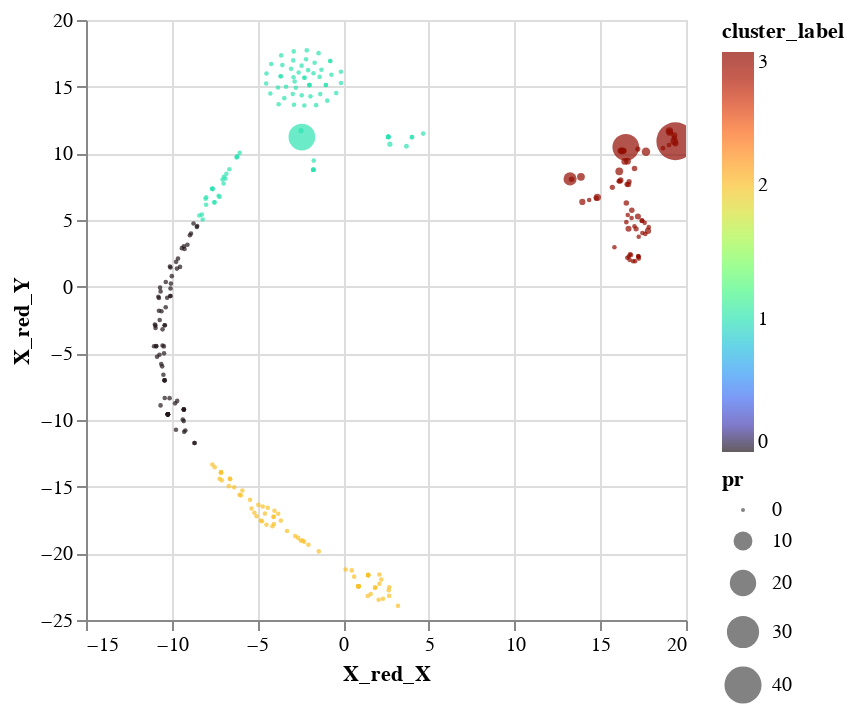

Write notebook code for a chart like this one.
### Code cell
##Interactive chart
##KMEANS CLUSTER PLOT
alt.Chart(d2).mark_circle(size=60).encode(
    x='X_red_X',
    y='X_red_Y',
    size='pr',
    color=alt.Color('cluster_label', scale=alt.Scale(scheme='turbo')),
    tooltip=['name', 'ta', 'outdeg', 'indeg', 'exp']
).interactive()

### Figure 1 — Vega-Lite specification as saved in the notebook (floating-point values rounded to 4 significant figures; data arrays with more than 128 entries replaced by an {"elided": "..."} marker saying what was removed)
{"config": {"view": {"continuousWidth": 300, "continuousHeight": 300}}, "data": {"name": "data-8dc1bdb49471bc836cf582ee9ac913a1"}, "mark": {"type": "circle", "size": 60}, "encoding": {"color": {"field": "cluster_label", "scale": {"scheme": "turbo"}, "type": "quantitative"}, "size": {"field": "pr", "type": "quantitative"}, "tooltip": [{"field": "name", "type": "nominal"}, {"field": "ta", "type": "quantitative"}, {"field": "outdeg", "type": "quantitative"}, {"field": "indeg", "type": "quantitative"}, {"field": "exp", "type": "quantitative"}], "x": {"field": "X_red_X", "type": "quantitative"}, "y": {"field": "X_red_Y", "type": "quantitative"}}, "params": [{"name": "param_5", "select": {"type": "interval", "encodings": ["x", "y"]}, "bind": "scales"}], "$schema": "https://vega.github.io/schema/vega-lite/v5.15.1.json", "datasets": {"data-8dc1bdb49471bc836cf582ee9ac913a1": {"elided": "299 records"}}}
